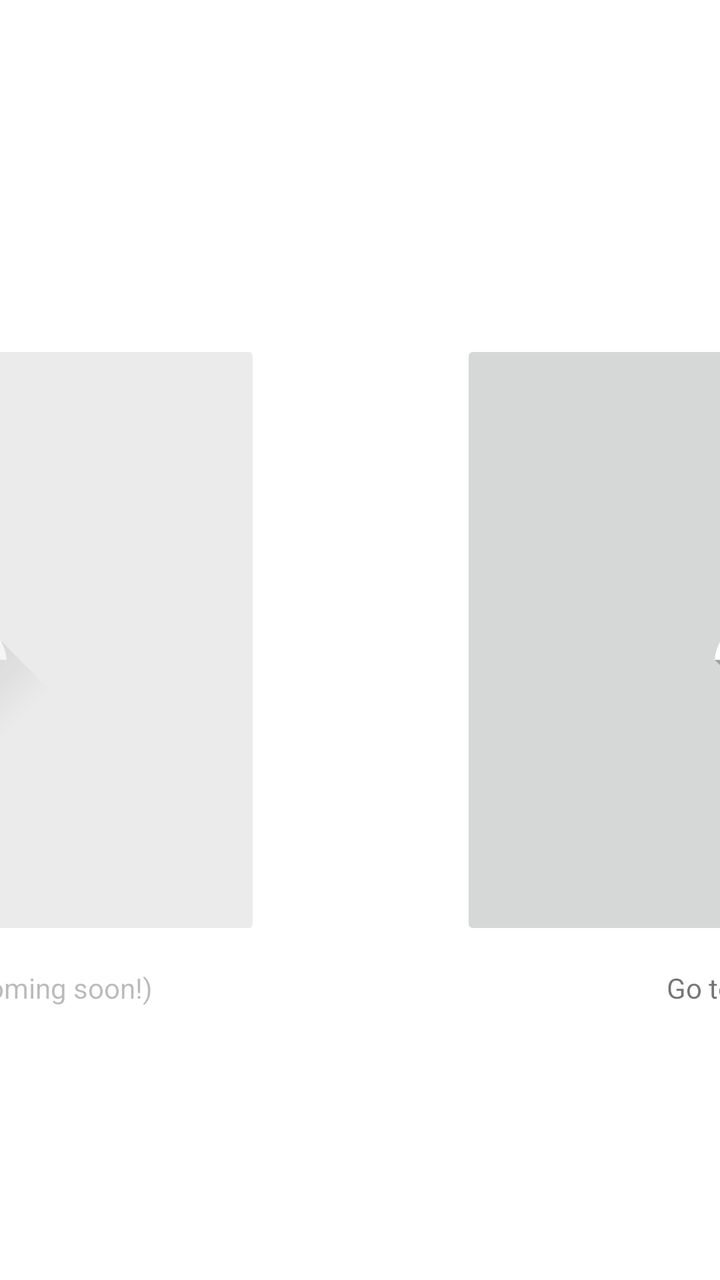
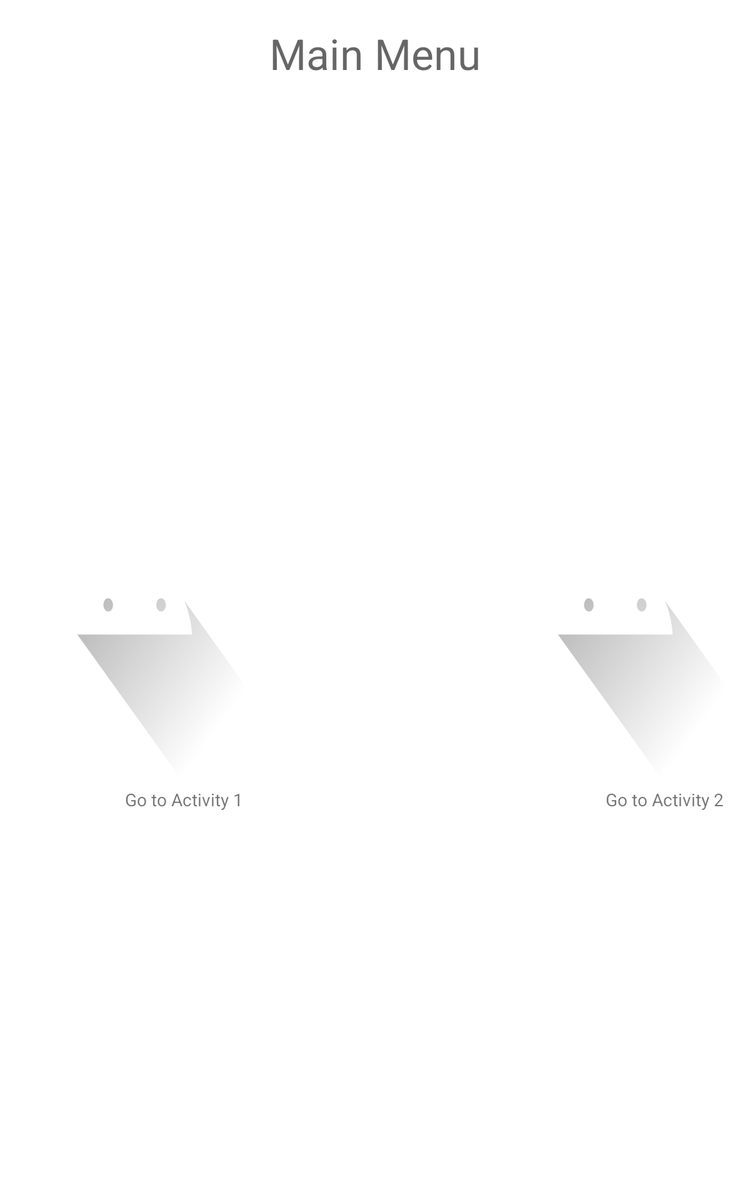

First picture: res/layout/ on a phone held upright. Second picture: the repository's own variant of that layout, on a device whose configuration matches the variant's folder. Source for both follows.
<!-- AndroidManifest.xml: application theme Theme.SampleUIAndroid -->
<!-- res/layout/activity_main_menu.xml -->
<?xml version="1.0" encoding="utf-8"?>
<androidx.constraintlayout.widget.ConstraintLayout xmlns:android="http://schemas.android.com/apk/res/android"
    xmlns:app="http://schemas.android.com/apk/res-auto"
    xmlns:tools="http://schemas.android.com/tools"
    android:layout_width="match_parent"
    android:layout_height="match_parent"
    tools:context=".activity.MainMenuActivity">

    <androidx.constraintlayout.widget.ConstraintLayout
        android:id="@+id/constraintLayoutButtons"
        android:layout_width="800dp"
        android:layout_height="400dp"
        app:layout_constraintBottom_toBottomOf="parent"
        app:layout_constraintEnd_toEndOf="parent"
        app:layout_constraintStart_toStartOf="parent"
        app:layout_constraintTop_toTopOf="parent"
        app:layout_constraintVertical_bias="0.500">

        <androidx.constraintlayout.widget.ConstraintLayout
            android:id="@+id/constraintLayoutLeft"
            android:layout_width="400dp"
            android:layout_height="400dp"
            app:layout_constraintBottom_toBottomOf="parent"
            app:layout_constraintEnd_toEndOf="parent"
            app:layout_constraintHorizontal_bias="0.0"
            app:layout_constraintStart_toStartOf="parent"
            app:layout_constraintTop_toTopOf="parent"
            app:layout_constraintVertical_bias="1.0">

            <ImageButton
                android:id="@+id/imageButtonLeft"
                android:layout_width="300dp"
                android:layout_height="300dp"
                android:alpha="0.5"
                android:clickable="false"
                app:layout_constraintBottom_toBottomOf="parent"
                app:layout_constraintEnd_toEndOf="parent"
                app:layout_constraintStart_toStartOf="parent"
                app:layout_constraintTop_toTopOf="parent"
                app:srcCompat="@drawable/ic_launcher_foreground" />

            <TextView
                android:id="@+id/textViewLabelLeft"
                android:layout_width="wrap_content"
                android:layout_height="wrap_content"
                android:alpha="0.5"
                android:text="@string/textViewLabelLeft"
                app:layout_constraintBottom_toBottomOf="parent"
                app:layout_constraintEnd_toEndOf="parent"
                app:layout_constraintStart_toStartOf="parent"
                app:layout_constraintTop_toTopOf="parent"
                app:layout_constraintVertical_bias="0.956"
                tools:text="@string/textViewLabelLeft" />
        </androidx.constraintlayout.widget.ConstraintLayout>

        <androidx.constraintlayout.widget.ConstraintLayout
            android:id="@+id/constraintLayoutRight"
            android:layout_width="400dp"
            android:layout_height="400dp"
            app:layout_constraintBottom_toBottomOf="parent"
            app:layout_constraintEnd_toEndOf="parent"
            app:layout_constraintHorizontal_bias="1.0"
            app:layout_constraintStart_toStartOf="parent"
            app:layout_constraintTop_toTopOf="parent"
            app:layout_constraintVertical_bias="0.0">

            <ImageButton
                android:id="@+id/imageButtonRight"
                android:layout_width="300dp"
                android:layout_height="300dp"
                app:layout_constraintBottom_toBottomOf="parent"
                app:layout_constraintEnd_toEndOf="parent"
                app:layout_constraintStart_toStartOf="parent"
                app:layout_constraintTop_toTopOf="parent"
                app:srcCompat="@drawable/ic_launcher_foreground" />

            <TextView
                android:id="@+id/textViewLabelRight"
                android:layout_width="wrap_content"
                android:layout_height="wrap_content"
                android:text="@string/textViewLabelRight"
                app:layout_constraintBottom_toBottomOf="parent"
                app:layout_constraintEnd_toEndOf="parent"
                app:layout_constraintHorizontal_bias="0.5"
                app:layout_constraintStart_toStartOf="parent"
                app:layout_constraintTop_toTopOf="parent"
                app:layout_constraintVertical_bias="0.956"
                tools:text="@string/textViewLabelRight" />
        </androidx.constraintlayout.widget.ConstraintLayout>

    </androidx.constraintlayout.widget.ConstraintLayout>

</androidx.constraintlayout.widget.ConstraintLayout>
<!-- resources referenced by this layout -->
<resources>
  <!-- drawable ic_launcher_foreground (drawable-v24) -->
  <vector xmlns:android="http://schemas.android.com/apk/res/android"
      xmlns:aapt="http://schemas.android.com/aapt"
      android:width="108dp"
      android:height="108dp"
      android:viewportWidth="108"
      android:viewportHeight="108">
      
      <path android:pathData="M31,63.928c0,0 6.4,-11 12.1,-13.1c7.2,-2.6 26,-1.4 26,-1.4l38.1,38.1L107,108.928l-32,-1L31,63.928z">
          <aapt:attr name="android:fillColor">
              <gradient
                  android:endX="85.84757"
                  android:endY="92.4963"
                  android:startX="42.9492"
                  android:startY="49.59793"
                  android:type="linear">
                  <item
                      android:color="#44000000"
                      android:offset="0.0" />
                  <item
                      android:color="#00000000"
                      android:offset="1.0" />
              </gradient>
          </aapt:attr>
      </path>
      <path
          android:fillColor="#FFFFFF"
          android:fillType="nonZero"
          android:pathData="M65.3,45.828l3.8,-6.6c0.2,-0.4 0.1,-0.9 -0.3,-1.1c-0.4,-0.2 -0.9,-0.1 -1.1,0.3l-3.9,6.7c-6.3,-2.8 -13.4,-2.8 -19.7,0l-3.9,-6.7c-0.2,-0.4 -0.7,-0.5 -1.1,-0.3C38.8,38.328 38.7,38.828 38.9,39.228l3.8,6.6C36.2,49.428 31.7,56.028 31,63.928h46C76.3,56.028 71.8,49.428 65.3,45.828zM43.4,57.328c-0.8,0 -1.5,-0.5 -1.8,-1.2c-0.3,-0.7 -0.1,-1.5 0.4,-2.1c0.5,-0.5 1.4,-0.7 2.1,-0.4c0.7,0.3 1.2,1 1.2,1.8C45.3,56.528 44.5,57.328 43.4,57.328L43.4,57.328zM64.6,57.328c-0.8,0 -1.5,-0.5 -1.8,-1.2s-0.1,-1.5 0.4,-2.1c0.5,-0.5 1.4,-0.7 2.1,-0.4c0.7,0.3 1.2,1 1.2,1.8C66.5,56.528 65.6,57.328 64.6,57.328L64.6,57.328z"
          android:strokeWidth="1"
          android:strokeColor="#00000000" />
  </vector>
  <string name="textViewLabelLeft">Go to Activity 1 (coming soon!)</string>
  <string name="textViewLabelRight">Go to Activity 2</string>
  <style name="Theme.SampleUIAndroid" parent="Theme.MaterialComponents.DayNight.DarkActionBar">
          
          <item name="colorPrimary">@color/purple_500</item>
          <item name="colorPrimaryVariant">@color/purple_700</item>
          <item name="colorOnPrimary">@color/white</item>
          
          <item name="colorSecondary">@color/teal_200</item>
          <item name="colorSecondaryVariant">@color/teal_700</item>
          <item name="colorOnSecondary">@color/black</item>
          
          <item name="android:statusBarColor" tools:targetApi="l">?attr/colorPrimaryVariant</item>
          
      </style>
  <color name="purple_500">#FF6200EE</color>
  <color name="purple_700">#FF3700B3</color>
  <color name="white">#FFFFFFFF</color>
  <color name="teal_200">#FF03DAC5</color>
  <color name="teal_700">#FF018786</color>
  <color name="black">#FF000000</color>
</resources>
<!-- res/layout-sw600dp/activity_main_menu.xml (the repository's variant of the layout above) -->
<!-- drawn on a 7-inch tablet held upright -->
<?xml version="1.0" encoding="utf-8"?>
<android.widget.RelativeLayout xmlns:android="http://schemas.android.com/apk/res/android"
    xmlns:app="http://schemas.android.com/apk/res-auto"
    xmlns:tools="http://schemas.android.com/tools"
    android:id="@+id/relativeLayoutMainMenu"
    android:layout_width="match_parent"
    android:layout_height="match_parent"
    tools:context=".activity.MainMenuActivity">

    <TextView
        android:id="@+id/textViewHeadingMainMenu"
        android:layout_width="wrap_content"
        android:layout_height="wrap_content"
        android:text="Main Menu"
        android:textAppearance="@style/TextAppearance.AppCompat.Display1"
        android:layout_centerHorizontal="true"
        android:layout_marginTop="20dp">
    </TextView>

    <ImageButton
        android:id="@+id/imageButtonLeftMainMenu"
        android:layout_width="300dp"
        android:layout_height="300dp"
        android:layout_centerInParent="true"
        android:layout_toLeftOf="@id/textViewHeadingMainMenu"
        android:background="@drawable/ic_launcher_foreground" />

    <TextView
        android:layout_width="wrap_content"
        android:layout_height="wrap_content"
        android:text="Go to Activity 1"
        android:layout_below="@id/imageButtonLeftMainMenu"
        android:layout_alignStart="@id/imageButtonLeftMainMenu"
        android:layout_marginLeft="100dp">
    </TextView>

    <ImageButton
        android:id="@+id/imageButtonRightMainMenu"
        android:layout_width="300dp"
        android:layout_height="300dp"
        android:layout_centerInParent="true"
        android:layout_centerVertical="true"
        android:layout_toRightOf="@id/textViewHeadingMainMenu"
        android:background="@drawable/ic_launcher_foreground" />

    <TextView
        android:layout_width="wrap_content"
        android:layout_height="wrap_content"
        android:text="Go to Activity 2"
        android:layout_below="@id/imageButtonRightMainMenu"
        android:layout_alignStart="@id/imageButtonRightMainMenu"
        android:layout_marginLeft="100dp"
        >
    </TextView>

</android.widget.RelativeLayout>
<!-- resources referenced by the variant -->
<!-- as a 7-inch tablet held upright resolves them -->
<resources>
  <!-- drawable ic_launcher_foreground (drawable-v24) -->
  <vector xmlns:android="http://schemas.android.com/apk/res/android"
      xmlns:aapt="http://schemas.android.com/aapt"
      android:width="108dp"
      android:height="108dp"
      android:viewportWidth="108"
      android:viewportHeight="108">
      
      <path android:pathData="M31,63.928c0,0 6.4,-11 12.1,-13.1c7.2,-2.6 26,-1.4 26,-1.4l38.1,38.1L107,108.928l-32,-1L31,63.928z">
          <aapt:attr name="android:fillColor">
              <gradient
                  android:endX="85.84757"
                  android:endY="92.4963"
                  android:startX="42.9492"
                  android:startY="49.59793"
                  android:type="linear">
                  <item
                      android:color="#44000000"
                      android:offset="0.0" />
                  <item
                      android:color="#00000000"
                      android:offset="1.0" />
              </gradient>
          </aapt:attr>
      </path>
      <path
          android:fillColor="#FFFFFF"
          android:fillType="nonZero"
          android:pathData="M65.3,45.828l3.8,-6.6c0.2,-0.4 0.1,-0.9 -0.3,-1.1c-0.4,-0.2 -0.9,-0.1 -1.1,0.3l-3.9,6.7c-6.3,-2.8 -13.4,-2.8 -19.7,0l-3.9,-6.7c-0.2,-0.4 -0.7,-0.5 -1.1,-0.3C38.8,38.328 38.7,38.828 38.9,39.228l3.8,6.6C36.2,49.428 31.7,56.028 31,63.928h46C76.3,56.028 71.8,49.428 65.3,45.828zM43.4,57.328c-0.8,0 -1.5,-0.5 -1.8,-1.2c-0.3,-0.7 -0.1,-1.5 0.4,-2.1c0.5,-0.5 1.4,-0.7 2.1,-0.4c0.7,0.3 1.2,1 1.2,1.8C45.3,56.528 44.5,57.328 43.4,57.328L43.4,57.328zM64.6,57.328c-0.8,0 -1.5,-0.5 -1.8,-1.2s-0.1,-1.5 0.4,-2.1c0.5,-0.5 1.4,-0.7 2.1,-0.4c0.7,0.3 1.2,1 1.2,1.8C66.5,56.528 65.6,57.328 64.6,57.328L64.6,57.328z"
          android:strokeWidth="1"
          android:strokeColor="#00000000" />
  </vector>
  <style name="Theme.SampleUIAndroid" parent="Theme.MaterialComponents.DayNight.DarkActionBar">
          
          <item name="colorPrimary">@color/purple_500</item>
          <item name="colorPrimaryVariant">@color/purple_700</item>
          <item name="colorOnPrimary">@color/white</item>
          
          <item name="colorSecondary">@color/teal_200</item>
          <item name="colorSecondaryVariant">@color/teal_700</item>
          <item name="colorOnSecondary">@color/black</item>
          
          <item name="android:statusBarColor" tools:targetApi="l">?attr/colorPrimaryVariant</item>
          
      </style>
  <color name="purple_500">#FF6200EE</color>
  <color name="purple_700">#FF3700B3</color>
  <color name="white">#FFFFFFFF</color>
  <color name="teal_200">#FF03DAC5</color>
  <color name="teal_700">#FF018786</color>
  <color name="black">#FF000000</color>
</resources>
